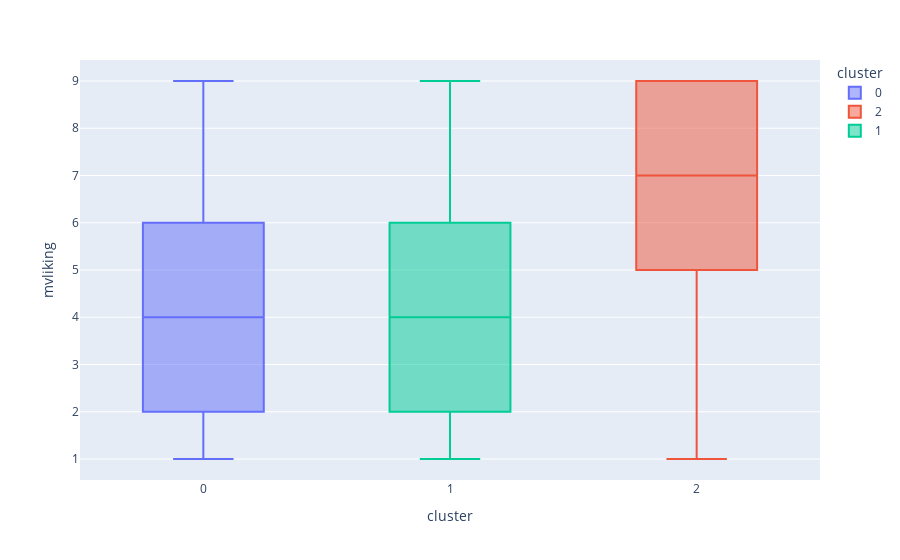

Here is the notebook cell this chart was saved with:
### Code cell
# Checking the boxplot of all clusters
fig = px.box(data_frame=dfcomp, x="cluster", y="mvliking", color="cluster")
fig.show()

### Figure 1 — Plotly figure (JSON) as saved in the notebook; plotly's stock layout.template omitted (floating-point values rounded to 4 significant figures; data arrays with more than 128 entries replaced by an {"elided": "..."} marker saying what was removed)
{"data": [{"alignmentgroup": "True", "hovertemplate": "cluster=%{x}<br>mvliking=%{y}<extra></extra>", "legendgroup": "0", "marker": {"color": "#636efa"}, "name": "0", "notched": false, "offsetgroup": "0", "orientation": "v", "showlegend": true, "type": "box", "x": {"elided": "159 int values"}, "x0": " ", "xaxis": "x", "y": {"elided": "159 int values"}, "y0": " ", "yaxis": "y"}, {"alignmentgroup": "True", "hovertemplate": "cluster=%{x}<br>mvliking=%{y}<extra></extra>", "legendgroup": "2", "marker": {"color": "#EF553B"}, "name": "2", "notched": false, "offsetgroup": "2", "orientation": "v", "showlegend": true, "type": "box", "x": [2, 2, 2, 2, 2, 2, 2, 2, 2, 2, 2, 2, 2, 2, 2, 2, 2, 2, 2, 2, 2, 2, 2, 2, 2, 2, 2, 2, 2, 2, 2, 2, 2, 2, 2, 2, 2, 2, 2, 2, 2, 2, 2, 2, 2, 2, 2, 2, 2, 2, 2, 2, 2, 2, 2, 2, 2, 2, 2, 2, 2, 2, 2, 2, 2, 2, 2, 2, 2, 2, 2, 2, 2, 2, 2, 2, 2, 2, 2, 2, 2, 2, 2, 2, 2, 2, 2, 2, 2, 2, 2, 2, 2, 2, 2, 2, 2, 2, 2, 2, 2, 2, 2, 2, 2, 2, 2, 2, 2, 2, 2, 2, 2, 2], "x0": " ", "xaxis": "x", "y": [6, 8, 6, 6, 9, 4, 7, 9, 6, 4, 6, 6, 5, 7, 5, 8, 9, 4, 4, 9, 6, 5, 5, 6, 3, 8, 8, 6, 6, 7, 1, 1, 9, 6, 9, 7, 9, 6, 8, 9, 9, 9, 7, 7, 9, 9, 9, 6, 9, 8, 1, 5, 2, 2, 7, 9, 8, 9, 8, 8, 6, 8, 3, 8, 7, 8, 6, 7, 9, 9, 3, 9, 9, 7, 5, 8, 7, 8, 9, 9, 8, 5, 8, 6, 7, 2, 9, 9, 9, 5, 1, 3, 5, 8, 6, 9, 5, 9, 8, 5, 9, 8, 5, 3, 4, 4, 9, 5, 5, 9, 5, 8, 9, 9], "y0": " ", "yaxis": "y"}, {"alignmentgroup": "True", "hovertemplate": "cluster=%{x}<br>mvliking=%{y}<extra></extra>", "legendgroup": "1", "marker": {"color": "#00cc96"}, "name": "1", "notched": false, "offsetgroup": "1", "orientation": "v", "showlegend": true, "type": "box", "x": [1, 1, 1, 1, 1, 1, 1, 1, 1, 1, 1, 1, 1, 1, 1, 1, 1, 1, 1, 1, 1, 1, 1, 1, 1, 1, 1, 1, 1, 1, 1, 1, 1, 1, 1, 1, 1, 1, 1, 1, 1, 1, 1, 1, 1, 1, 1, 1, 1, 1, 1, 1, 1, 1, 1, 1, 1, 1, 1, 1, 1, 1, 1, 1, 1, 1, 1, 1, 1, 1, 1, 1, 1, 1, 1, 1, 1, 1, 1, 1, 1, 1, 1, 1, 1, 1, 1, 1, 1, 1, 1, 1, 1, 1, 1, 1, 1, 1, 1, 1, 1, 1, 1, 1, 1, 1, 1, 1, 1, 1, 1, 1, 1, 1, 1, 1, 1, 1, 1, 1, 1, 1, 1, 1, 1, 1, 1], "x0": " ", "xaxis": "x", "y": [3, 1, 2, 5, 3, 7, 2, 1, 1, 3, 6, 7, 9, 3, 1, 5, 9, 6, 3, 5, 7, 1, 5, 4, 1, 4, 9, 4, 5, 1, 5, 3, 8, 7, 6, 5, 4, 2, 3, 4, 1, 7, 9, 1, 9, 5, 5, 5, 1, 7, 7, 4, 6, 9, 5, 5, 4, 1, 3, 1, 3, 1, 6, 1, 8, 1, 1, 9, 3, 7, 6, 8, 2, 5, 5, 4, 1, 3, 6, 6, 8, 5, 5, 4, 3, 1, 5, 5, 3, 5, 9, 5, 3, 2, 4, 2, 4, 7, 5, 2, 4, 1, 3, 4, 8, 1, 9, 1, 1, 4, 1, 1, 4, 6, 9, 1, 6, 3, 9, 4, 7, 1, 3, 8, 4, 7, 9], "y0": " ", "yaxis": "y"}], "layout": {"boxmode": "overlay", "legend": {"title": {"text": "cluster"}, "tracegroupgap": 0}, "margin": {"t": 60}, "xaxis": {"anchor": "y", "categoryarray": [0, 2, 1], "categoryorder": "array", "domain": [0, 1], "title": {"text": "cluster"}}, "yaxis": {"anchor": "x", "domain": [0, 1], "title": {"text": "mvliking"}}}}
